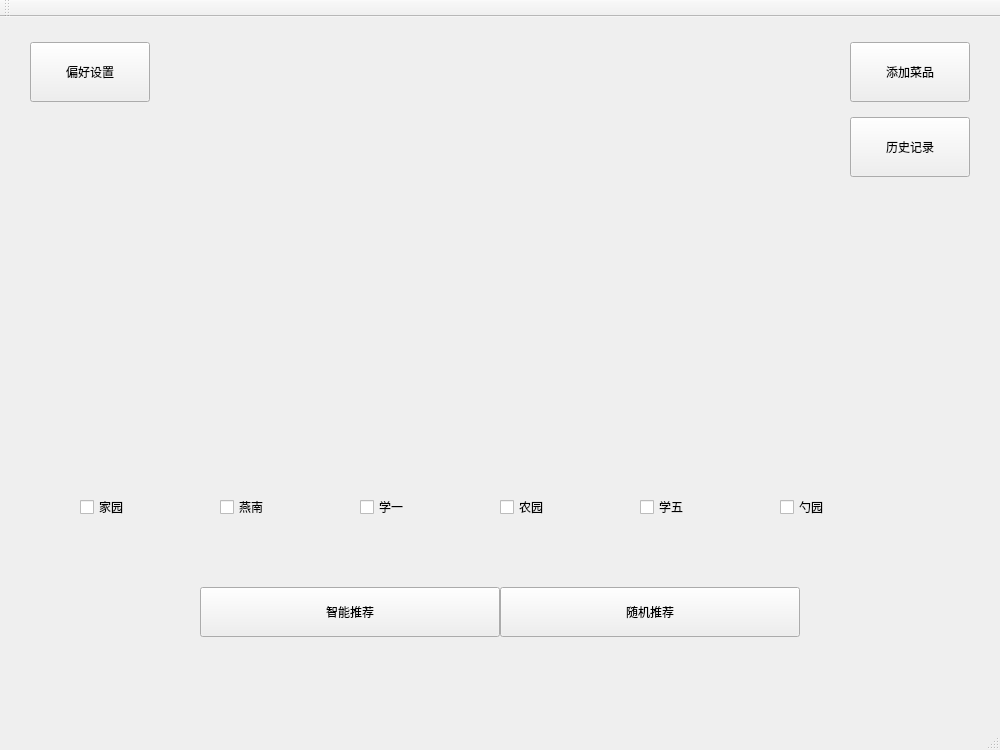
<?xml version="1.0" encoding="UTF-8"?>
<ui version="4.0">
 <class>MainWindow</class>
 <widget class="QMainWindow" name="MainWindow">
  <property name="geometry">
   <rect>
    <x>0</x>
    <y>0</y>
    <width>1000</width>
    <height>750</height>
   </rect>
  </property>
  <property name="windowTitle">
   <string>欢迎使用菜品推荐系统</string>
  </property>
  <widget class="QWidget" name="centralWidget">
   <widget class="QPushButton" name="addbutton">
    <property name="geometry">
     <rect>
      <x>850</x>
      <y>25</y>
      <width>120</width>
      <height>60</height>
     </rect>
    </property>
    <property name="styleSheet">
     <string notr="true">font: 12pt &quot;Agency FB&quot;;</string>
    </property>
    <property name="text">
     <string>添加菜品</string>
    </property>
   </widget>
   <widget class="QPushButton" name="setbutton">
    <property name="geometry">
     <rect>
      <x>30</x>
      <y>25</y>
      <width>120</width>
      <height>60</height>
     </rect>
    </property>
    <property name="styleSheet">
     <string notr="true">font: 12pt &quot;Agency FB&quot;;</string>
    </property>
    <property name="text">
     <string>偏好设置</string>
    </property>
   </widget>
   <widget class="QPushButton" name="historybutton">
    <property name="geometry">
     <rect>
      <x>850</x>
      <y>100</y>
      <width>120</width>
      <height>60</height>
     </rect>
    </property>
    <property name="styleSheet">
     <string notr="true">font: 12pt &quot;Agency FB&quot;;</string>
    </property>
    <property name="text">
     <string>历史记录</string>
    </property>
   </widget>
   <widget class="QPushButton" name="intrecbutton">
    <property name="geometry">
     <rect>
      <x>200</x>
      <y>570</y>
      <width>300</width>
      <height>50</height>
     </rect>
    </property>
    <property name="styleSheet">
     <string notr="true">font: 12pt &quot;Agency FB&quot;;
</string>
    </property>
    <property name="text">
     <string>智能推荐</string>
    </property>
   </widget>
   <widget class="QPushButton" name="ranrecbutton">
    <property name="geometry">
     <rect>
      <x>500</x>
      <y>570</y>
      <width>300</width>
      <height>50</height>
     </rect>
    </property>
    <property name="styleSheet">
     <string notr="true">font: 12pt &quot;Agency FB&quot;;</string>
    </property>
    <property name="text">
     <string>随机推荐</string>
    </property>
   </widget>
   <widget class="QCheckBox" name="checkBox_1">
    <property name="geometry">
     <rect>
      <x>80</x>
      <y>470</y>
      <width>140</width>
      <height>40</height>
     </rect>
    </property>
    <property name="autoFillBackground">
     <bool>false</bool>
    </property>
    <property name="styleSheet">
     <string notr="true">font: 16pt &quot;Agency FB&quot;;</string>
    </property>
    <property name="text">
     <string>家园</string>
    </property>
    <property name="iconSize">
     <size>
      <width>12</width>
      <height>12</height>
     </size>
    </property>
   </widget>
   <widget class="QCheckBox" name="checkBox_2">
    <property name="geometry">
     <rect>
      <x>220</x>
      <y>470</y>
      <width>140</width>
      <height>40</height>
     </rect>
    </property>
    <property name="styleSheet">
     <string notr="true">font: 16pt &quot;Agency FB&quot;;</string>
    </property>
    <property name="text">
     <string>燕南</string>
    </property>
   </widget>
   <widget class="QCheckBox" name="checkBox_4">
    <property name="geometry">
     <rect>
      <x>500</x>
      <y>470</y>
      <width>120</width>
      <height>40</height>
     </rect>
    </property>
    <property name="styleSheet">
     <string notr="true">font: 16pt &quot;Agency FB&quot;;</string>
    </property>
    <property name="text">
     <string>农园</string>
    </property>
   </widget>
   <widget class="QCheckBox" name="checkBox_5">
    <property name="geometry">
     <rect>
      <x>640</x>
      <y>470</y>
      <width>140</width>
      <height>40</height>
     </rect>
    </property>
    <property name="styleSheet">
     <string notr="true">font: 16pt &quot;Agency FB&quot;;</string>
    </property>
    <property name="text">
     <string>学五</string>
    </property>
   </widget>
   <widget class="QCheckBox" name="checkBox_3">
    <property name="geometry">
     <rect>
      <x>360</x>
      <y>470</y>
      <width>140</width>
      <height>40</height>
     </rect>
    </property>
    <property name="styleSheet">
     <string notr="true">font: 16pt &quot;Agency FB&quot;;</string>
    </property>
    <property name="text">
     <string>学一</string>
    </property>
   </widget>
   <widget class="QCheckBox" name="checkBox_6">
    <property name="geometry">
     <rect>
      <x>780</x>
      <y>470</y>
      <width>140</width>
      <height>40</height>
     </rect>
    </property>
    <property name="styleSheet">
     <string notr="true">font: 16pt &quot;Agency FB&quot;;</string>
    </property>
    <property name="text">
     <string>勺园</string>
    </property>
   </widget>
  </widget>
  <widget class="QMenuBar" name="menuBar">
   <property name="geometry">
    <rect>
     <x>0</x>
     <y>0</y>
     <width>1000</width>
     <height>17</height>
    </rect>
   </property>
  </widget>
  <widget class="QToolBar" name="mainToolBar">
   <attribute name="toolBarArea">
    <enum>TopToolBarArea</enum>
   </attribute>
   <attribute name="toolBarBreak">
    <bool>false</bool>
   </attribute>
  </widget>
  <widget class="QStatusBar" name="statusBar"/>
 </widget>
 <layoutdefault spacing="6" margin="11"/>
 <resources/>
 <connections/>
</ui>
